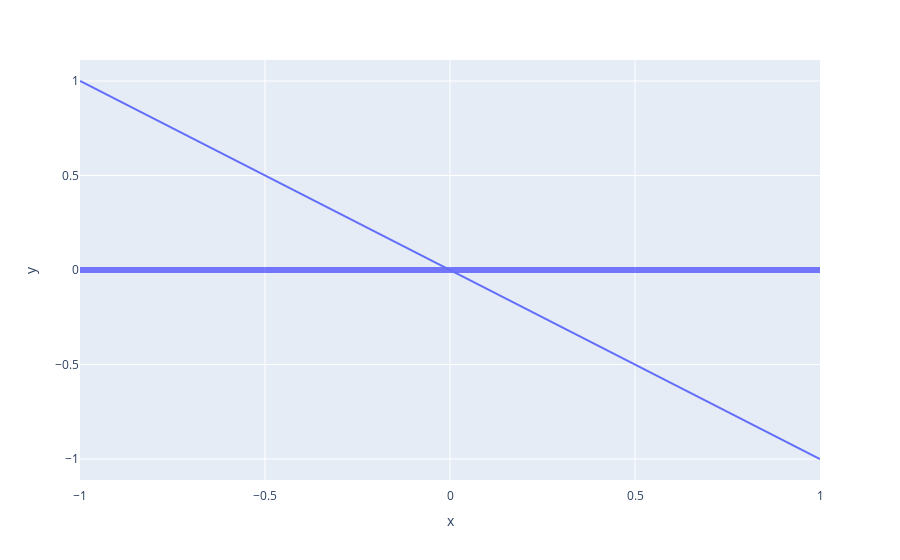

Notebook source saved alongside this figure:
### Markdown cell above
![image.png](attachment:image.png)

### Code cell
fig = px.line(y=[1, -1], x=[-1,1])

fig.update_xaxes(zeroline=False,linewidth=6, zerolinecolor='rgba(0,255,0,0.5)')
fig.update_yaxes(zeroline=True, zerolinewidth=6, zerolinecolor='rgba(0,0,255,0.5)')

fig.show()

### Figure 1 — Plotly figure (JSON) as saved in the notebook; plotly's stock layout.template omitted (floating-point values rounded to 4 significant figures)
{"data": [{"hovertemplate": "x=%{x}<br>y=%{y}<extra></extra>", "legendgroup": "", "line": {"color": "#636efa", "dash": "solid"}, "marker": {"symbol": "circle"}, "mode": "lines", "name": "", "orientation": "v", "showlegend": false, "type": "scatter", "x": [-1, 1], "xaxis": "x", "y": [1, -1], "yaxis": "y"}], "layout": {"legend": {"tracegroupgap": 0}, "margin": {"t": 60}, "xaxis": {"anchor": "y", "domain": [0, 1], "linewidth": 6, "title": {"text": "x"}, "zeroline": false, "zerolinecolor": "rgba(0,255,0,0.5)"}, "yaxis": {"anchor": "x", "domain": [0, 1], "title": {"text": "y"}, "zeroline": true, "zerolinecolor": "rgba(0,0,255,0.5)", "zerolinewidth": 6}}}
